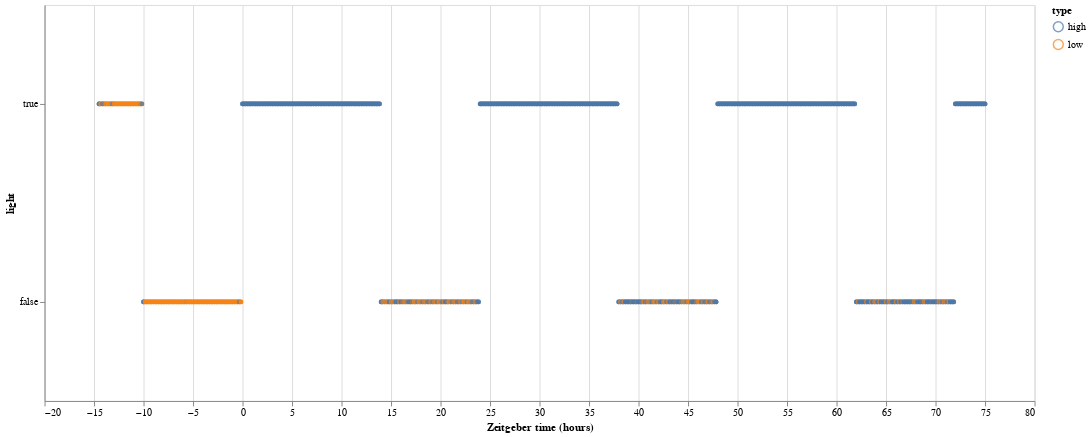

Write notebook code for a chart like this one.
### Code cell
# plot the activity type through light/dark cycle
alt.Chart(average_df, height = 400, width = 1000
         ).mark_point(size =8
         ).encode(
             x=alt.X('zeit:Q', title='Zeitgeber time (hours)'),
             y=alt.Y('light:N', sort = [True, False]),
             color ='type:N',
             order = 'zeit:Q'
         )

### Figure 1 — Vega-Lite specification as saved in the notebook (floating-point values rounded to 4 significant figures; data arrays with more than 128 entries replaced by an {"elided": "..."} marker saying what was removed)
{"$schema": "https://vega.github.io/schema/vega-lite/v2.6.0.json", "config": {"view": {"height": 300, "width": 400}}, "data": {"name": "data-bb2b06ca97e814878e54f392e8fc80d5"}, "datasets": {"data-bb2b06ca97e814878e54f392e8fc80d5": {"elided": "1614 records"}}, "encoding": {"color": {"field": "type", "type": "nominal"}, "order": {"field": "zeit", "type": "quantitative"}, "x": {"field": "zeit", "title": "Zeitgeber time (hours)", "type": "quantitative"}, "y": {"field": "light", "sort": [true, false], "type": "nominal"}}, "height": 400, "mark": {"size": 8, "type": "point"}, "width": 1000}
